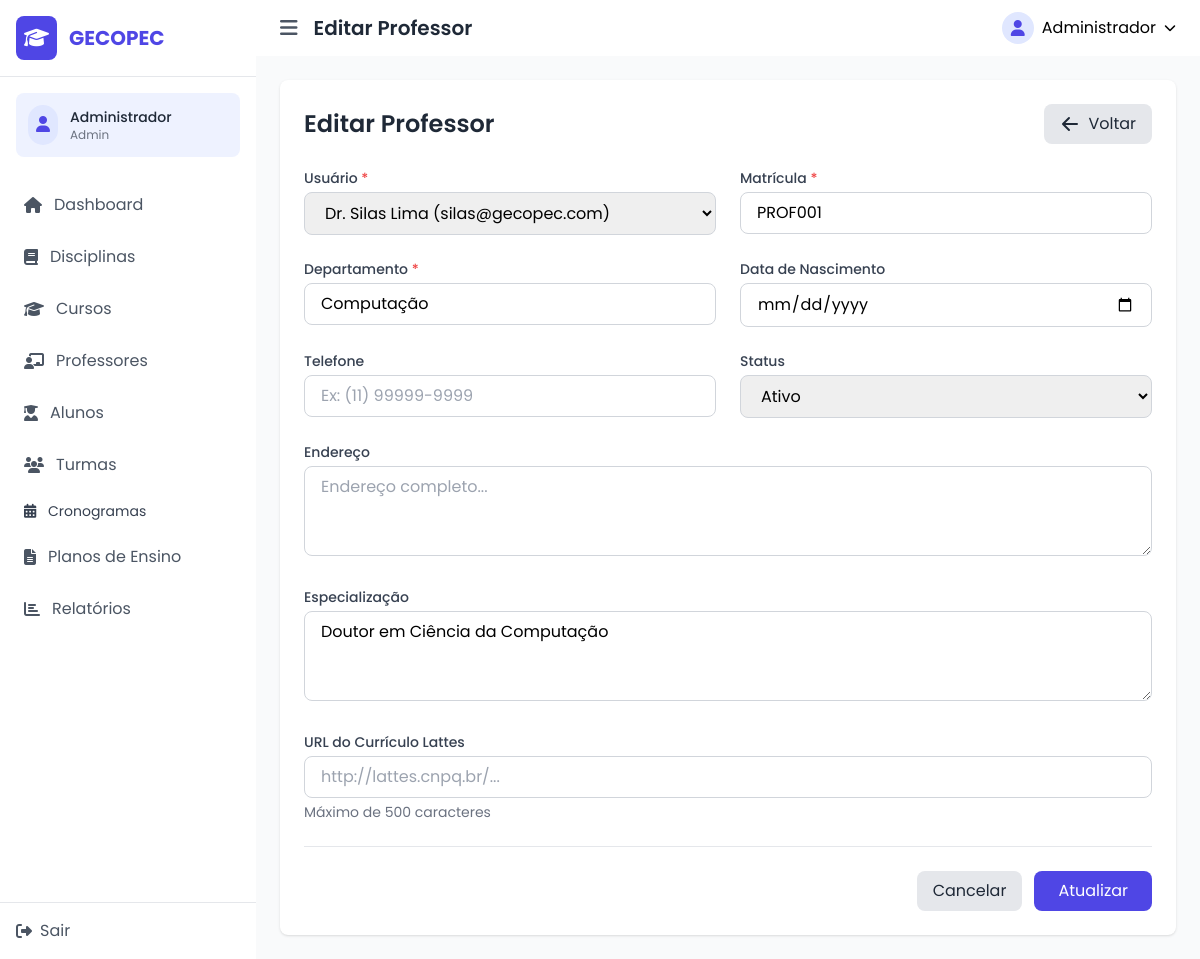
The page /index.php?page=professor-edit&id=1 (signed in) on the database its author committed.
### tables this page shows
CREATE TABLE IF NOT EXISTS professores (
    id INT AUTO_INCREMENT PRIMARY KEY,
    usuario_id INT NOT NULL,
    matricula VARCHAR(50) UNIQUE NOT NULL,
    data_nascimento DATE,
    telefone VARCHAR(20),
    endereco TEXT,
    departamento VARCHAR(255) NOT NULL,
    especializacao TEXT,
    lattes_url VARCHAR(500),
    status ENUM('ativo', 'inativo') DEFAULT 'ativo',
    created_at TIMESTAMP DEFAULT CURRENT_TIMESTAMP,
    updated_at TIMESTAMP DEFAULT CURRENT_TIMESTAMP ON UPDATE CURRENT_TIMESTAMP,
    FOREIGN KEY (usuario_id) REFERENCES usuarios(id) ON DELETE CASCADE
);

CREATE TABLE IF NOT EXISTS usuarios (
    id INT AUTO_INCREMENT PRIMARY KEY,
    nome VARCHAR(255) NOT NULL,
    email VARCHAR(255) UNIQUE NOT NULL,
    senha VARCHAR(255) NOT NULL,
    tipo ENUM('admin', 'professor', 'coordenador', 'aluno') NOT NULL,
    status ENUM('ativo', 'inativo') DEFAULT 'ativo',
    created_at TIMESTAMP DEFAULT CURRENT_TIMESTAMP,
    updated_at TIMESTAMP DEFAULT CURRENT_TIMESTAMP ON UPDATE CURRENT_TIMESTAMP
);

### controllers/professorController.php (called while the page is built, shortened)
<?php
require_once 'models/ProfessorModel.php';
require_once 'models/Usuario.php';
class ProfessorController {
    private $professorModel;
    private $usuarioModel;
    public function __construct() {
        $this->professorModel = new ProfessorModel();
        $this->usuarioModel = new Usuario();
    }
    public function edit() {
        $id = $_GET['id'];
        $professor = $this->professorModel->getById($id);
        $usuario = $this->usuarioModel->getUsuarioById($professor['usuario_id']);
        $professor['nome'] = $usuario->nome;
        $professor['email'] = $usuario->email;
        $usuarios = $this->usuarioModel->getAllUsuarios(['status' => 'ativo']);
        $data = [
            'title' => 'Editar Professor',
            'professor' => (object)$professor,
            'usuarios' => $usuarios
        ];
        $this->renderView('professores/form', $data);
    }
    private function renderView($view, $data = []) {
        extract($data);
        require_once 'views/templates/header.php';
        require_once 'views/' . $view . '.php';
        require_once 'views/templates/footer.php';
    }
}
?>

### lib/Database.php (called while the page is built, shortened)
<?php
class Database {
    private static $instance = null;
    private $host = DB_HOST;
    private $user = DB_USER;
    private $pass = DB_PASS;
    private $dbname = DB_NAME;
    private function __construct() {
        $dsn = 'mysql:host=' . $this->host . ';dbname=' . $this->dbname;
        $options = array(
            PDO::ATTR_PERSISTENT => true,
            PDO::ATTR_ERRMODE => PDO::ERRMODE_EXCEPTION
        );
        try {
            $this->dbh = new PDO($dsn, $this->user, $this->pass, $options);
        } catch(PDOException $e) {
            $this->error = $e->getMessage();
            echo 'Erro de conexão: ' . $this->error;
        }
    }
    public static function getInstance() {
        if (self::$instance === null) {
            self::$instance = new self();
        }
        return self::$instance->dbh;
    }
}
?>

### models/Usuario.php (called while the page is built, shortened)
<?php
require_once 'lib/Database.php';
class Usuario {
    private $db;
    private $table = 'usuarios';
    public function __construct() {
        $this->db = Database::getInstance();
    }
    public function getAllUsuarios($filtros = []) {
        try {
            $sql = "SELECT u.* FROM {$this->table} u WHERE 1=1";
            $params = [];
            if (!empty($filtros['status'])) {
                $sql .= " AND u.status = :status";
                $params['status'] = $filtros['status'];
            }
            $sql .= " ORDER BY u.nome";
            $stmt = $this->db->prepare($sql);
            $stmt->execute($params);
            return $stmt->fetchAll(PDO::FETCH_ASSOC);
        } catch (Exception $e) {
            error_log("Erro ao buscar usuários: " . $e->getMessage());
            return [];
        }
    }
    public function getUsuarioById($id) {
        try {
            $sql = "SELECT * FROM {$this->table} WHERE id = :id";
            $stmt = $this->db->prepare($sql);
            $stmt->bindParam(':id', $id);
            $stmt->execute();
            return $stmt->fetch(PDO::FETCH_OBJ);
        } catch (Exception $e) {
            error_log("Erro ao buscar usuário por ID: " . $e->getMessage());
            return false;
        }
    }
}
?>

### models/ProfessorModel.php (called while the page is built, shortened)
<?php
require_once 'lib/Database.php';
class ProfessorModel extends BaseModel {
    protected $table = 'professores';
    public function __construct() {
        $this->db = Database::getInstance();
    }
    public function getById($id) {
        try {
            $sql = "SELECT p.*, u.nome, u.email
                    FROM {$this->table} p
                    INNER JOIN usuarios u ON p.usuario_id = u.id
                    WHERE p.id = :id";
            $stmt = $this->db->prepare($sql);
            $stmt->bindParam(':id', $id, PDO::PARAM_INT);
            $stmt->execute();
            return $stmt->fetch(PDO::FETCH_ASSOC);
        } catch (Exception $e) {
            error_log("Erro ao buscar professor por ID: " . $e->getMessage());
            return false;
        }
    }
}
?>

### views/professores/form.php (the view, shortened to what this page needs)
<div class="bg-white rounded-lg shadow">
    <div class="p-6">
        <div class="flex justify-between items-center mb-6">
            <h1 class="text-2xl font-semibold text-gray-800"><?php echo $title; ?></h1>
            <a href="index.php?page=professores" class="flex items-center bg-gray-200 hover:bg-gray-300 text-gray-800 px-4 py-2 rounded-lg transition-colors">
                <svg xmlns="http://www.w3.org/2000/svg" class="h-5 w-5 mr-2" viewBox="0 0 20 20" fill="currentColor">
                    <path fill-rule="evenodd" d="M9.707 16.707a1 1 0 01-1.414 0l-6-6a1 1 0 010-1.414l6-6a1 1 0 011.414 1.414L5.414 9H17a1 1 0 110 2H5.414l4.293 4.293a1 1 0 010 1.414z" clip-rule="evenodd" />
                </svg>
                Voltar
            </a>
        </div>
        <form action="index.php?page=<?php echo isset($professor) ? 'professor-update' : 'professor-store'; ?>" method="POST" id="professor-form">
            <div class="grid grid-cols-1 md:grid-cols-2 gap-6 mb-6">
                <div>
                    <label for="usuario_id" class="block text-sm font-medium text-gray-700 mb-1">
                        Usuário <span class="text-red-500">*</span>
                    </label>
                    <select id="usuario_id"
                            name="usuario_id"
                            required
                            class="w-full border border-gray-300 rounded-lg px-4 py-2 focus:outline-none focus:ring-2 focus:ring-indigo-500">
                        <?php if (isset($usuarios) && !empty($usuarios)): ?>
                            <?php foreach ($usuarios as $usuario): ?>
                                <option value="<?php echo (int)$usuario['id']; ?>"
                                        <?php
                                        $selected = false;
                                        if (isset($professor) && $professor->usuario_id == $usuario['id']) {
                                            $selected = true;
                                        } elseif (isset($dados) && $dados['usuario_id'] == $usuario['id']) {
                                            $selected = true;
                                        }
                                        echo $selected ? 'selected' : '';
                                        ?>
                                        data-user-id="<?php echo (int)$usuario['id']; ?>">
                                    <?php echo htmlspecialchars($usuario['nome'] . ' (' . $usuario['email'] . ')'); ?>
                                </option>
                            <?php endforeach; ?>
                        <?php else: ?>
                            <option value="" disabled>Nenhum usuário disponível</option>
                        <?php endif; ?>
                    </select>
                </div>
                <div>
                    <label for="matricula" class="block text-sm font-medium text-gray-700 mb-1">
                        Matrícula <span class="text-red-500">*</span>
                    </label>
                    <input type="text"
                          id="matricula"
                          name="matricula"
                          required
                          maxlength="14"
                          value="<?php echo isset($professor) ? htmlspecialchars($professor->matricula) : (isset($dados) ? htmlspecialchars($dados['matricula']) : ''); ?>"
                          placeholder="Ex: 123456789012"
                          class="w-full border border-gray-300 rounded-lg px-4 py-2 focus:outline-none focus:ring-2 focus:ring-indigo-500">
                </div>
            </div>
            <div class="grid grid-cols-1 md:grid-cols-2 gap-6 mb-6">
                <div>
                    <label for="departamento" class="block text-sm font-medium text-gray-700 mb-1">
                        Departamento <span class="text-red-500">*</span>
                    </label>
                    <input type="text"
                          id="departamento"
                          name="departamento"
                          required
                          maxlength="255"
                          value="<?php echo isset($professor) ? htmlspecialchars($professor->departamento) : (isset($dados) ? htmlspecialchars($dados['departamento']) : ''); ?>"
                          placeholder="Ex: Ciência da Computação"
                          class="w-full border border-gray-300 rounded-lg px-4 py-2 focus:outline-none focus:ring-2 focus:ring-indigo-500">
                </div>
                <div>
                    <label for="data_nascimento" class="block text-sm font-medium text-gray-700 mb-1">
                        Data de Nascimento
                    </label>
                    <input type="date"
                          id="data_nascimento"
                          name="data_nascimento"
                          value="<?php echo isset($professor) ? $professor->data_nascimento : (isset($dados) ? $dados['data_nascimento'] : ''); ?>"
                          class="w-full border border-gray-300 rounded-lg px-4 py-2 focus:outline-none focus:ring-2 focus:ring-indigo-500">
                </div>
            </div>
            <div class="grid grid-cols-1 md:grid-cols-2 gap-6 mb-6">
                <div>
                    <label for="telefone" class="block text-sm font-medium text-gray-700 mb-1">
                        Telefone
                    </label>
                    <input type="tel"
                          id="telefone"
                          name="telefone"
                          maxlength="20"
                          value="<?php echo isset($professor) ? htmlspecialchars($professor->telefone ?? '') : (isset($dados) ? htmlspecialchars($dados['telefone'] ?? '') : ''); ?>"
                          placeholder="Ex: (11) 99999-9999"
                          class="w-full border border-gray-300 rounded-lg px-4 py-2 focus:outline-none focus:ring-2 focus:ring-indigo-500">
                </div>
                <div>
                    <label for="status" class="block text-sm font-medium text-gray-700 mb-1">Status</label>
                    <select id="status"
                            name="status"
                            class="w-full border border-gray-300 rounded-lg px-4 py-2 focus:outline-none focus:ring-2 focus:ring-indigo-500">
                        <option value="ativo" <?php echo (isset($professor) && $professor->status == 'ativo') || (isset($dados) && $dados['status'] == 'ativo') || (!isset($professor) && !isset($dados)) ? 'selected' : ''; ?>>
                            Ativo
                        </option>
                    </select>
                </div>
            </div>
            <div class="mb-6">
                <label for="endereco" class="block text-sm font-medium text-gray-700 mb-1">Endereço</label>
                <textarea id="endereco"
                          name="endereco"
                          rows="3"
                          placeholder="Endereço completo..."
                          class="w-full border border-gray-300 rounded-lg px-4 py-2 focus:outline-none focus:ring-2 focus:ring-indigo-500"
                ><?php echo isset($professor) ? htmlspecialchars($professor->endereco ?? '') : (isset($dados) ? htmlspecialchars($dados['endereco'] ?? '') : ''); ?></textarea>
            </div>
            <div class="mb-6">
                <label for="especializacao" class="block text-sm font-medium text-gray-700 mb-1">Especialização</label>
                <textarea id="especializacao"
                          name="especializacao"
                          rows="3"
                          placeholder="Áreas de especialização e formação acadêmica..."
                          class="w-full border border-gray-300 rounded-lg px-4 py-2 focus:outline-none focus:ring-2 focus:ring-indigo-500"
                ><?php echo isset($professor) ? htmlspecialchars($professor->especializacao ?? '') : (isset($dados) ? htmlspecialchars($dados['especializacao'] ?? '') : ''); ?></textarea>
            </div>
            <div class="mb-6">
                <label for="lattes_url" class="block text-sm font-medium text-gray-700 mb-1">URL do Currículo Lattes</label>
                <input type="url"
                      id="lattes_url"
                      name="lattes_url"
                      maxlength="500"
                      value="<?php echo isset($professor) ? htmlspecialchars($professor->lattes_url ?? '') : (isset($dados) ? htmlspecialchars($dados['lattes_url'] ?? '') : ''); ?>"
                      placeholder="http://lattes.cnpq.br/..."
                      class="w-full border border-gray-300 rounded-lg px-4 py-2 focus:outline-none focus:ring-2 focus:ring-indigo-500">
                <p class="text-sm text-gray-500 mt-1">Máximo de 500 caracteres</p>
            </div>
            <div class="flex justify-end items-center space-x-3 border-t pt-6">
                <a href="index.php?page=professores" class="bg-gray-200 hover:bg-gray-300 text-gray-800 px-4 py-2 rounded-lg transition-colors">
                    Cancelar
                </a>
                <button type="submit" class="bg-indigo-600 hover:bg-indigo-700 text-white px-6 py-2 rounded-lg transition-colors">
                    <?php echo isset($professor) ? 'Atualizar' : 'Salvar'; ?>
                </button>
            </div>
        </form>
    </div>
</div>

### rows shown on the page
professores: usuario_id "Dr. Silas Lima (silas@gecopec.com)", matricula "PROF001", departamento "Computação", status "Ativo", especializacao "Doutor em Ciência da Computação"

### other values the page prints
APP_NAME "GECOPEC"
$_SESSION['usuario_nome'] "Administrador"
$_SESSION['usuario_tipo'] "Admin"
$title "Editar Professor"
